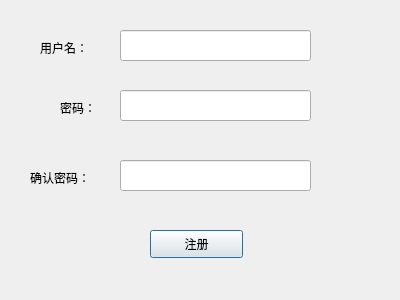
<?xml version="1.0" encoding="UTF-8"?>
<ui version="4.0">
 <class>register</class>
 <widget class="QDialog" name="register">
  <property name="geometry">
   <rect>
    <x>0</x>
    <y>0</y>
    <width>400</width>
    <height>300</height>
   </rect>
  </property>
  <property name="windowTitle">
   <string>Dialog</string>
  </property>
  <widget class="QLabel" name="label">
   <property name="geometry">
    <rect>
     <x>40</x>
     <y>40</y>
     <width>61</width>
     <height>16</height>
    </rect>
   </property>
   <property name="text">
    <string>用户名：</string>
   </property>
  </widget>
  <widget class="QLabel" name="label_2">
   <property name="geometry">
    <rect>
     <x>60</x>
     <y>100</y>
     <width>51</width>
     <height>16</height>
    </rect>
   </property>
   <property name="text">
    <string>密码：</string>
   </property>
  </widget>
  <widget class="QLabel" name="label_3">
   <property name="geometry">
    <rect>
     <x>30</x>
     <y>170</y>
     <width>72</width>
     <height>15</height>
    </rect>
   </property>
   <property name="text">
    <string>确认密码：</string>
   </property>
  </widget>
  <widget class="QLineEdit" name="lineEdit">
   <property name="geometry">
    <rect>
     <x>120</x>
     <y>30</y>
     <width>191</width>
     <height>31</height>
    </rect>
   </property>
  </widget>
  <widget class="QLineEdit" name="lineEdit_2">
   <property name="geometry">
    <rect>
     <x>120</x>
     <y>90</y>
     <width>191</width>
     <height>31</height>
    </rect>
   </property>
  </widget>
  <widget class="QLineEdit" name="lineEdit_3">
   <property name="geometry">
    <rect>
     <x>120</x>
     <y>160</y>
     <width>191</width>
     <height>31</height>
    </rect>
   </property>
  </widget>
  <widget class="QPushButton" name="Reg_Button">
   <property name="geometry">
    <rect>
     <x>150</x>
     <y>230</y>
     <width>93</width>
     <height>28</height>
    </rect>
   </property>
   <property name="text">
    <string>注册</string>
   </property>
  </widget>
 </widget>
 <resources/>
 <connections/>
</ui>
